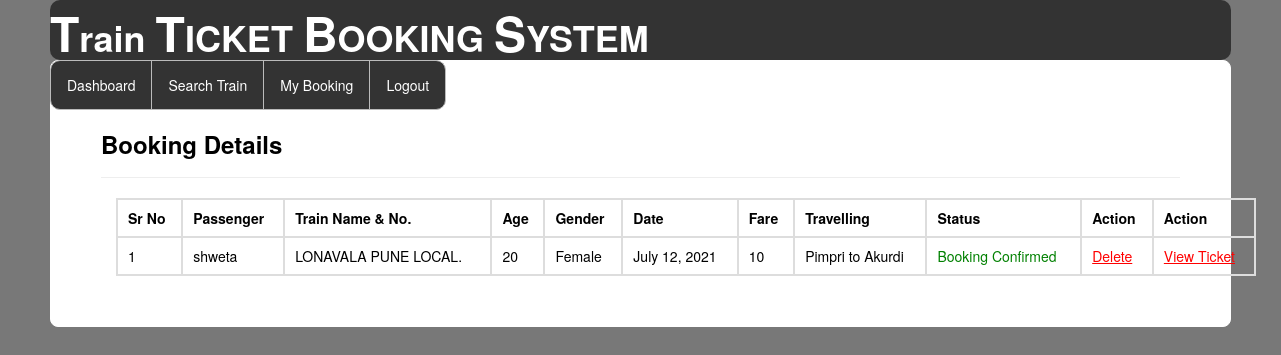
The page /my_booking/ (signed in) on the database its author committed.
### railway/models.py (models this page shows, shortened)
class Passenger(models.Model):
    user = models.ForeignKey(Register,on_delete=models.CASCADE,null=True)
    train = models.ForeignKey(Add_Train,on_delete=models.CASCADE,null=True)
    name = models.CharField(max_length=100,null=True)
    age = models.IntegerField(null=True)
    gender = models.CharField(max_length=30,null=True)
    route=models.CharField(max_length=100,null=True)
    status = models.CharField(max_length=30,null=True)
    date1 = models.DateField(null=True)
    fare = models.IntegerField(null=True)

class Add_Train(models.Model):
    trainname = models.CharField(max_length=30,null=True)
    train_no = models.IntegerField(null=True)
    from_city = models.CharField(max_length=30,null=True)
    to_city = models.CharField(max_length=30,null=True)
    departuretime=models.CharField(max_length=30,null=True)
    arrivaltime=models.CharField(max_length=30,null=True)
    trevaltime=models.CharField(max_length=100,null=True)
    distance=models.IntegerField(null=True)
    img=models.FileField(null=True)

### railway/views.py (the view)
# urls.py: path('my_booking/',my_booking,name="my_booking"),
def my_booking(request):
    if not request.user.is_authenticated:
        return redirect('login')
    user2 = User.objects.filter(username=request.user.username).get()
    user1 = Register.objects.filter(user=user2).get()
    pro = Passenger.objects.filter(user=user1)
    book = Book_ticket.objects.filter(user=user1)
    d = {'user':user1,'pro':pro,'book':book}
    return render(request,'my_booking.html',d)

### railway/templates/my_booking.html (shortened to what this page needs)
{% extends 'navigation2.html' %}
{% load static %}
{% block b %}
<div style="color:Black;border:1px solid white;border-radius:8px;background-color:white;padding:50px">
        <h3><strong>Booking Details</strong></h3><hr>
<div class="container">
<table class="table table-bordered" id="myTable">
  <tr>
    <th>Sr No</th>
    <th>Passenger</th>
      <th>Train Name & No.</th>
      <th>Age</th>
    <th>Gender</th>
    <th>Date</th>
       <th>Fare</th>
       <th>Travelling</th>
       <th>Status</th>
    <th>Action</th>
     <th>Action</th>
  </tr>
   <tbody>
    {% for i in pro %}
  <tr>
    <td>{{forloop.counter}}</td>
    <td>{{i.name}}</td>
    <td>{{i.train.trainname}}. {{i.train.tran_no}}</td>
      <td>{{i.age}}</td>
      <td>{{i.gender}}</td>
      <td>{{i.date1}}</td>
      <td>{{i.fare}}</td>
      <td>{{i.route}}</td>
      {% if i.status == 'set' %}
      <td style="color:green">Booking Confirmed</td>
      {% else %}
      <td style="color:red">No Transaction</td>
      {% endif %}
    <td><a href="{% url 'delte_my_booking' i.id %}" style="color:red"><u>Delete</u></a>
    <td><a href="{% url 'view_ticket' i.id %}" style="color:red"><u>View&nbsp;Ticket</u></a>
    </td>
  </tr>
    {% endfor %}
    </tbody>
</table>
 </div>
</div>
{% endblock %}

### rows shown on the page
Passenger: name "shweta", train.trainname "LONAVALA PUNE LOCAL", age "20", gender "Female", date1 "July 12, 2021", fare "10", route "Pimpri to Akurdi", status "Booking Confirmed"
